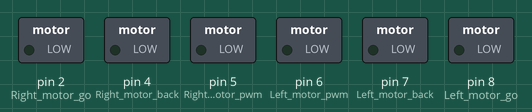
A sketch run on a simulated Arduino Uno, built with avr-gcc and run on an emulated ATmega328P. Shown: switched loads named in the sketch (green lamp = pin HIGH).

Above: at 0.05 s.
At 2.05 s:
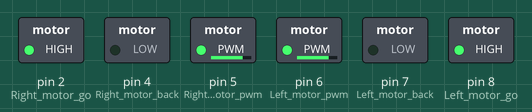
At 3.65 s:
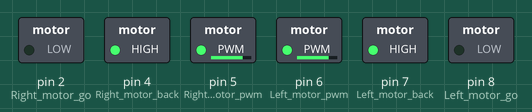
At 7.25 s:
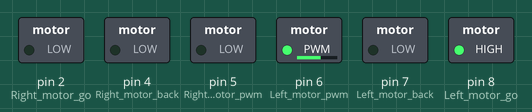
At 10.85 s:
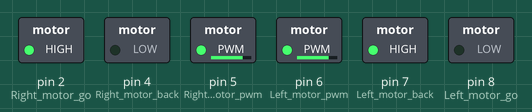
At 14.5 s:
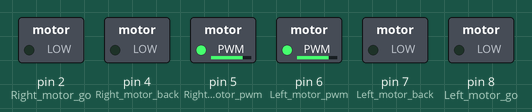
Timing chart, 0 to 18.9 s (numbered marks = the images above):
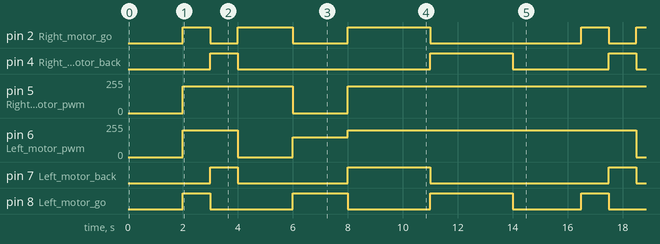

The sketch:

CarRun.ino
```cpp
// (licence header left out)
//Define pin
int Left_motor_go = 8;        // AIN1
int Left_motor_back = 7;      // AIN2

int Right_motor_go = 2;       //BIN1
int Right_motor_back = 4;     // BIN2

int Left_motor_pwm = 6;       //Left motor speed control PWMA
int Right_motor_pwm = 5;      //Right motor speed control PWMB

/**
* Function       setup
* @author        Danny
* @date          2017.07.25
* @brief        Initialization configuration
* @param[in]     void
* @retval        void
* @par History   无
*/
void setup()
{
  //Initialize the motor PIN IO
  pinMode(Left_motor_go, OUTPUT);
  pinMode(Left_motor_back, OUTPUT);
  pinMode(Right_motor_go, OUTPUT);
  pinMode(Right_motor_back, OUTPUT);
}

/**
* Function       run
* @author        Danny
* @date          2017.07.25
* @brief         Car run
* @param[in]     time
* @param[out]    void
* @retval        void
* @par History   no
*/
void run(int time)
{

  //left motor go
  digitalWrite(Left_motor_go, HIGH);   //enable left motor go
  digitalWrite(Left_motor_back, LOW);  //prohibit left motor back
  analogWrite(Left_motor_pwm, 200);

  //right motor go
  digitalWrite(Right_motor_go, HIGH);  //enable right motor go
  digitalWrite(Right_motor_back, LOW); //prohibit right motor back
  analogWrite(Right_motor_pwm, 200);

  //延时
  delay(time * 100);
}

/**
* Function       brake
* @author        Danny
* @date          2017.07.25
* @brief         car brake
* @param[in]     time
* @param[out]    void
* @retval        void
* @par History   no
*/
void brake(int time)
{
  digitalWrite(Left_motor_go, LOW);
  digitalWrite(Left_motor_back, LOW);
  digitalWrite(Right_motor_go, LOW);
  digitalWrite(Right_motor_back, LOW);


  delay(time * 100);
}

/**
* Function       left
* @author        Danny
* @date          2017.07.25
* @brief         Turn left (left wheel stop, right wheel go)
* @param[in]     time
* @param[out]    void
* @retval        void
* @par History   no
*/
void left(int time)
{
   //left motor back
  digitalWrite(Left_motor_go, LOW);     //prohibit left motor go
  digitalWrite(Left_motor_back, LOW);   //prohibit left motor back
  analogWrite(Left_motor_pwm, 0);

  //右电机前进
  digitalWrite(Right_motor_go, HIGH);  //enable right motor go
  digitalWrite(Right_motor_back, LOW); //prohibit right motor back
  analogWrite(Right_motor_pwm, 200);


  delay(time * 100);
}

/**
* Function       right
* @author        Danny
* @date          2017.07.25
* @brief          Turn right (right wheel stop, left wheel go)
* @param[in]     time
* @param[out]    void
* @retval        void
* @par History   no
*/
void right(int time)
{
   //left motor go
  digitalWrite(Left_motor_go, HIGH);   //enable left motor go
  digitalWrite(Left_motor_back, LOW);  //prohibit left motor back
  analogWrite(Left_motor_pwm, 150);

  //right motor back
  digitalWrite(Right_motor_go, LOW);   //prohibit right motor go
  digitalWrite(Right_motor_back, LOW); //prohibit right motor back
  analogWrite(Right_motor_pwm, 0);

  delay(time * 100);
}

/**
* Function       spin_left
* @author        Danny
* @date          2017.07.25
* @brief          Turn left in place(left wheel back,right wheel go)
* @param[in]     time
* @param[out]    void
* @retval        void
* @par History   无
*/
void spin_left(int time)
{
  //left motor back
  digitalWrite(Left_motor_go, LOW);     //prohibit left motor go
  digitalWrite(Left_motor_back, HIGH);  //enable left motor back
  analogWrite(Left_motor_pwm, 200);

  //right motor go
  digitalWrite(Right_motor_go, HIGH);  //enable right motor go
  digitalWrite(Right_motor_back, LOW); //prohibit right motor back
  analogWrite(Right_motor_pwm, 200);

  //延时
  delay(time * 100);
}

/**
* Function       spin_right
* @author        Danny
* @date          2017.07.25
* @brief        Turn right in place(right wheel back,left wheel go)
* @param[in]     time
* @param[out]    void
* @retval        void
* @par History   no
*/
void spin_right(int time)
{
  //left motor go
  digitalWrite(Left_motor_go, HIGH);    //enable left motor go
  digitalWrite(Left_motor_back, LOW);   //prohibit left motor back
  analogWrite(Left_motor_pwm, 200);

  //right motor back
  digitalWrite(Right_motor_go, LOW);    //prohibit right motor go
  digitalWrite(Right_motor_back, HIGH); //enable right motor back
  analogWrite(Right_motor_pwm, 200);


  delay(time * 100);
}

/**
* Function       back
* @author        Danny
* @date          2017.07.25
* @brief         car back
* @param[in]     time
* @param[out]    void
* @retval        void
* @par History   no
*/
void back(int time)
{
  //left motor back
  digitalWrite(Left_motor_go, LOW);     //prohibit left motor go
  digitalWrite(Left_motor_back, HIGH);  //enable left motor back
  analogWrite(Left_motor_pwm, 200);

  //right motor back
  digitalWrite(Right_motor_go, LOW);    //prohibit right motor go
  digitalWrite(Right_motor_back, HIGH); //enable right motor back
  analogWrite(Right_motor_pwm, 200);


  delay(time * 100);
}

/**
* Function       loop
* @author        Danny
* @date          2017.07.25
* @brief         delay 2s，run 1s，back 1s,turn left 2s,turn right2s,
*                turn left in place 3s,turn right in place 3s,stop 0.5s
* @param[in]     void
* @retval        void
* @par History   无
*/
void loop()
{
  delay(2000);      //delay 2s
  run(10);          //run 1s(10 * 100ms)
  back(10);         //back 1s
  left(20);         //turn left 2s
  right(20);        //turn right 2s
  spin_left(30);    //turn left in place 3s
  spin_right(30);   //turn right in place 3s
  brake(5);         //stop 0.5s
}
```

Measured:
- by itself, pin 2 (Right_motor_go): repeats every 14.5 s: LOW 1.0 s, HIGH 2.0 s, LOW 2.0 s, HIGH 3.0 s, LOW 5.5 s, HIGH 1.0 s
- by itself, pin 4 (Right_motor_back): repeats every 14.5 s: LOW 7.0 s, HIGH 3.0 s, LOW 3.5 s, HIGH 1.0 s
- by itself, pin 5 (Right_motor_pwm): repeats every 14.5 s: 0/255 2.0 s, 200/255 12.5 s
- by itself, pin 6 (Left_motor_pwm): repeats every 14.5 s: 0/255 2.0 s, 150/255 2.0 s, 200/255 10.5 s
- by itself, pin 7 (Left_motor_back): repeats every 14.5 s: LOW 4.0 s, HIGH 3.0 s, LOW 6.5 s, HIGH 1.0 s
- by itself, pin 8 (Left_motor_go): repeats every 14.5 s: LOW 3.0 s, HIGH 2.0 s, LOW 3.0 s, HIGH 3.0 s, LOW 2.5 s, HIGH 1.0 s
